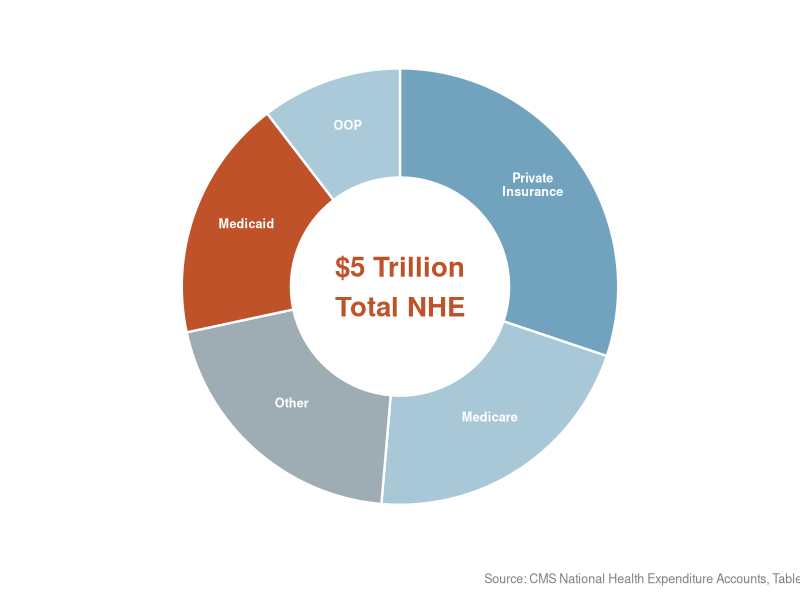
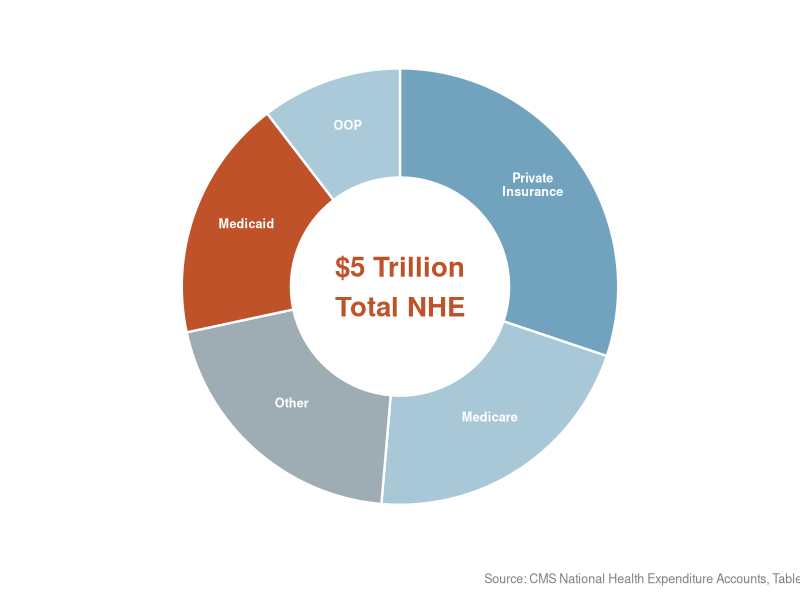

Generate these figures, in order, with R:
library(ggplot2)
library(dplyr)

data <- data.frame(
  label = c("Private Insurance", "Medicare", "Other",
            "Medicaid", "OOP"),
  value = c(1464.6, 1029.8, 984.7, 871.7, 505.7)
)

total <- sum(data$value)
data <- data %>%
  mutate(
    pct        = value / total * 100,
    pct_lab    = paste0(round(pct, 1), "%"),
    label      = factor(label, levels = rev(label)),  # reverse to match ggplot stacking
    label_wrap = gsub(" ", "\n", label),
    cumval     = cumsum(value),
    midval     = cumval - value / 2
  )

colors <- c(
  "Private Insurance" = "#72a3be",
  "Medicare"                 = "#a8c8d8",
  "Other"                    = "#9eacb4",
  "Medicaid"                 = "#c0522a",
  "OOP"                      = "#aacad9"
)

ggplot(data, aes(x = 2, y = value, fill = label)) +
  geom_col(width = 1, color = "white", linewidth = 0.8) +
  geom_text(
    aes(x = 2, y = midval, label = paste0(label_wrap, "\n")),
    color = "white", size = 3.2, fontface = "bold", lineheight = 0.9
  ) +
  coord_polar(theta = "y", start = 0) +
  xlim(0.5, 2.5) +
  scale_fill_manual(values = colors) +
  annotate("text", x = 0.5, y = 0,
           label = "$5 Trillion\nTotal NHE",
           size = 7, fontface = "bold", color = "#c0522a",
           hjust = 0.5, vjust = 0.5) +
  labs(
    #title    = "Medicaid Accounts for Nearly 1 in 5 Dollars\nof U.S. National Health Expenditures",
    #subtitle = "Source of funds, 2023 (total = $4,866.5 billion)",
    caption  = "Source: CMS National Health Expenditure Accounts, Table 4 (2023)",
    fill     = NULL
  ) +
  theme_void(base_size = 13) +
  theme(
    plot.title    = element_text(face = "bold", size = 14, hjust = 0.5,
                                 margin = margin(b = 4)),
    plot.subtitle = element_text(size = 11, hjust = 0.5, color = "gray40",
                                 margin = margin(b = 10)),
    plot.caption  = element_text(size = 9, color = "gray50", hjust = 2,
                                 margin = margin(t = 10)),
    legend.position = "none",
    plot.margin   = margin(10, 10, 10, 10)
  )

ggsave("medicaid_nhe_2023.png", width = 8, height = 5.5, dpi = 300,
       bg = "transparent")
